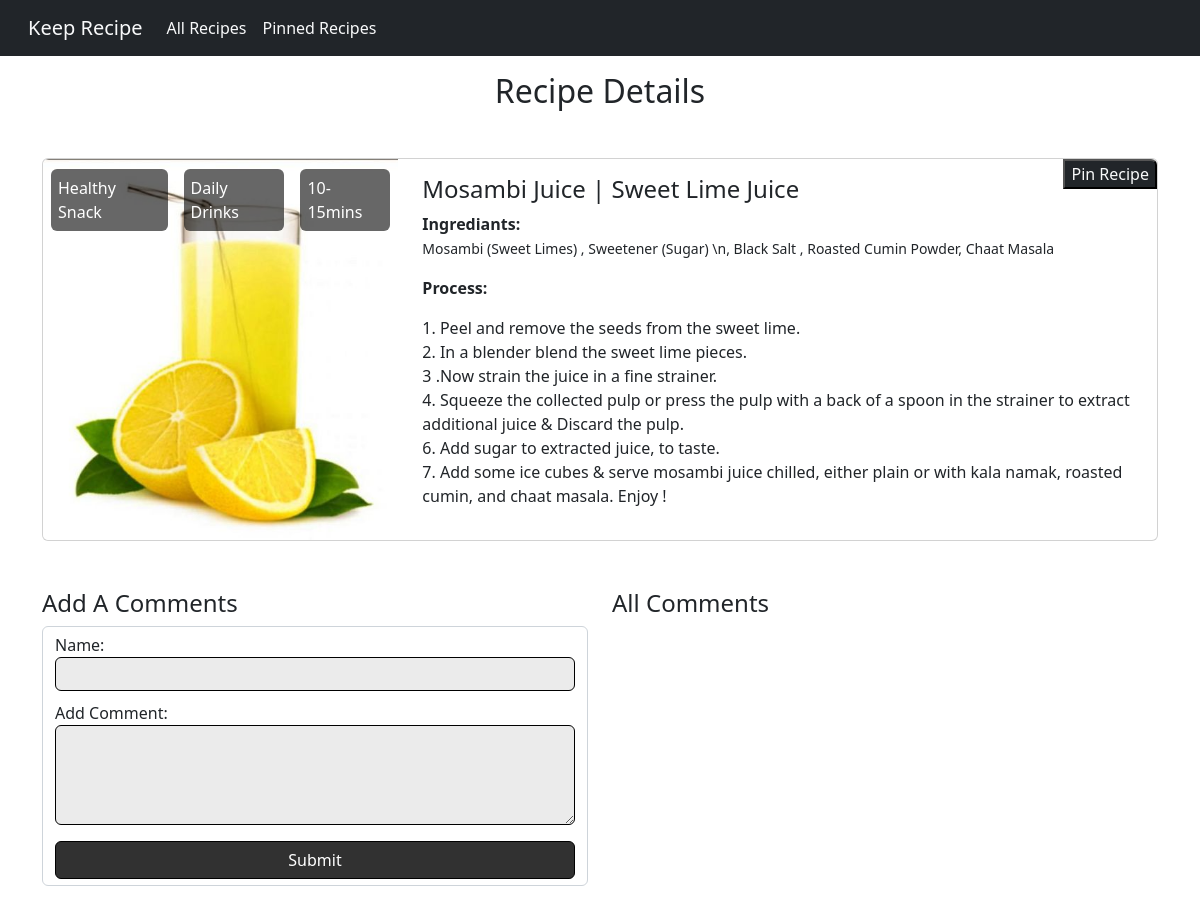
Page /recipe-details/sweet-lime-juice on the committed database.
### recipes/models.py (models this page shows, shortened)
class Recipe(models.Model):
    title = models.CharField(max_length=50 )
    ingrediants = models.TextField(max_length=150)
    rating = models.IntegerField(
        validators=[MinValueValidator(1),MaxValueValidator(5)],default=1
    )
    process = models.TextField(max_length=450 )
    chef = models.CharField(max_length=40)
    food_image = models.ImageField(upload_to="images")
    slug = models.SlugField(unique=True,db_index=True)
    post_date = models.DateField(auto_now=True)
    tags = models.ManyToManyField(Tags)

class Tags(models.Model):
    food_type = models.CharField(max_length = 20)
    class Meta:
        verbose_name_plural = "Tags(Cooking time & Food Type)"

### recipes/views.py (the view, shortened to what this page needs)
# urls.py: path("recipe-details/<slug:slug>",views.RecipeDetailView.as_view(), name = 'recipe-details'),
class RecipeDetailView(View):
    def pinned_recipe(self,request,recipe_id):
        pinned_recipes = request.session.get("pinned_recipes")
        if pinned_recipes is not None:
            pinned = recipe_id in pinned_recipes
        else:
            pinned= False
        return pinned
    def get(self, request, slug):
        recipe = Recipe.objects.get(slug = slug)
        context = {
            "recipe":recipe,
            "tags":recipe.tags.all(),
            "commentForm":CommentForm(),
            "comments":recipe.comments.all().order_by("-id"),
            "pinned":self.pinned_recipe(request,recipe.id)
        }
        return render (request, "recipes/recipe-details.html",context)

### recipes/forms.py
class CommentForm(forms.ModelForm):
    class Meta:
        model = Comments
        exclude = ["recipe"]
        labels = {
            "user_name": "Name",
            "comment":"Add Comment"
        }
        error_messages ={
            "user_name" : {
                "required":"Please Provide Your Name",
                "max_length":"Maximum Legth Exceeds"
            },
            "comment":{
                "required":"Commenting is must",
                "max_length":"Please do not exceed maximum length"
            }
        }

### recipes/templates/recipes/recipe-details.html (shortened to what this page needs)
{% extends 'recipes/base.html' %}
{% load static %}
{% block content %}
    <div class="container py-3">
        <h2 class="text-center">Recipe Details</h2>
        <div class="recipe-card card my-5">
            <div class="row ">
                <div class="col-md-4">
                    <div class="recipe-image position-relative h-100">
                        <img src={{recipe.food_image.url}} class="h-100 img-fluid rounded-start" style = "object-fit:cover" alt="Food Image"/>
                        <div class="d-flex flex-row position-absolute top-0">
                            {% for tag in tags  %}
                                <p class="mb-0 mx-2 tag">{{tag.food_type}}</p>
                            {% endfor %}
                        </div>
                    </div>
                </div>
                <div class="col-md-8">
                    <div class="recipe-details py-3 position-relative">
                        <h4>{{recipe.title}}</h4>
                        <div>
                            <label for=""><strong>Ingrediants: </strong></label>
                            <p><small>{{recipe.ingrediants }}</small></p>
                        </div>
                        <div>
                            <label for=""><strong>Process: </strong></label>
                            <p>
                                {{recipe.process | linebreaks}} </p>
                        </div>
                        <form action="{% url 'pinned-recipes' %}" method="POST">
                                <button style="border-top-right-radius:6px;" class="pining bg-dark text-light position-absolute top-0 end-0 rounded-20">
                                    {% if pinned %}
                                        Unpin Recipe
                                    {% else %}
                                        Pin Recipe
                                    {% endif %}
                                </button>
                        </form>
                    </div>
                </div>
            </div>
        </div>
        <div class="row">
            <div class="col-sm-6">
                <h4>Add A Comments</h4>
                <form action="{% url "recipe-details" recipe.slug %}" class="form-control comments_form" method = "POST">
                    {% for field in commentForm %}
                        <div class="form-fields">
                            {{field.label_tag}}
                            {{field}}
                        </div>
                    {% endfor %}
                    <button>Submit</button>
                </form>
            </div>
            <div class="col-sm-6 ">
                <h4>All Comments</h4>
                <div class="comment-box">
                </div>
            </div>
        </div>
    </div>
{% endblock  %}

### recipes/static/recipes/style.css (style rules this page uses)
.tag { margin-top: 10px; background-color: rgba(0, 0, 0, 0.597); color: white; padding: 7px; border-radius: 6px; }
.comments_form input, .comments_form textarea { margin-bottom: 10px; background-color: rgba(204, 204, 204, 0.385); width: 100%; border-radius: 6px; border: 1px solid black; outline:none; padding: 4px; }
.comments_form textarea { height: 100px; }
.comments_form button { border-radius: 6px; border: 1px solid black; background-color: rgb(49, 49, 49); width: 100%; color: white; padding: 6px; }
.comment-box { height: 250px; overflow-y: auto; }

### rows in the picture
Recipe: food_image (picture), title "Mosambi Juice | Sweet Lime Juice", ingrediants "Mosambi (Sweet Limes) , Sweetener (Sugar) \\n, Black Salt , Roasted Cumin Powder, Chaat Masala", process "1. Peel and remove the seeds from the sweet lime. 2. In a blender blend the sweet lime pieces. 3 .Now strain the juice in a fine strainer. 4. Squeeze the collected pulp or press the pulp with a back of a spoon in the strainer to extract additional juice & Discard the pulp. 6. Add sugar to extracted juice, to taste. 7. Add some ice cubes & serve mosambi juice chilled, either plain or with kala namak, roasted cumin, and chaat masala. Enjoy !"
Tags: food_type "Healthy Snack"
Tags: food_type "Daily Drinks"
Tags: food_type "10-15mins"

### other values in the picture
{{ field.label_tag }} "Name:" "Add Comment:"
